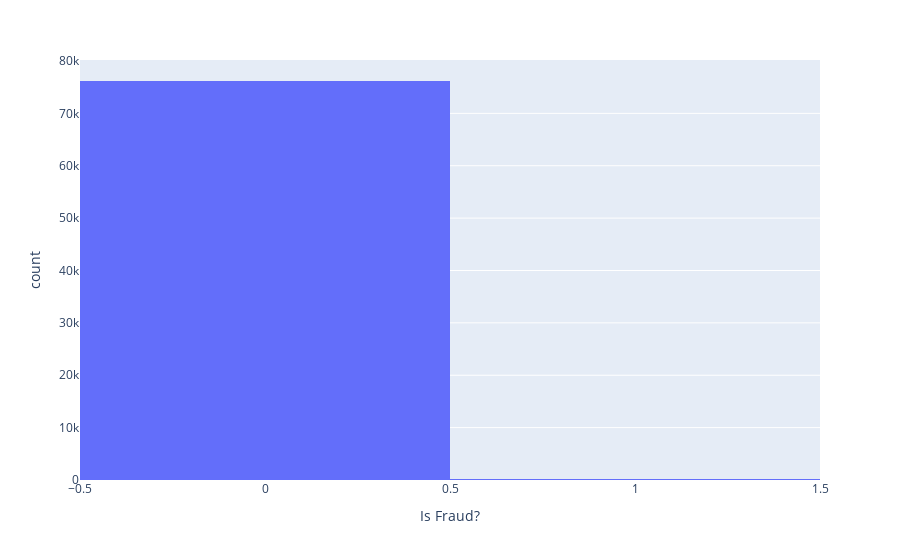
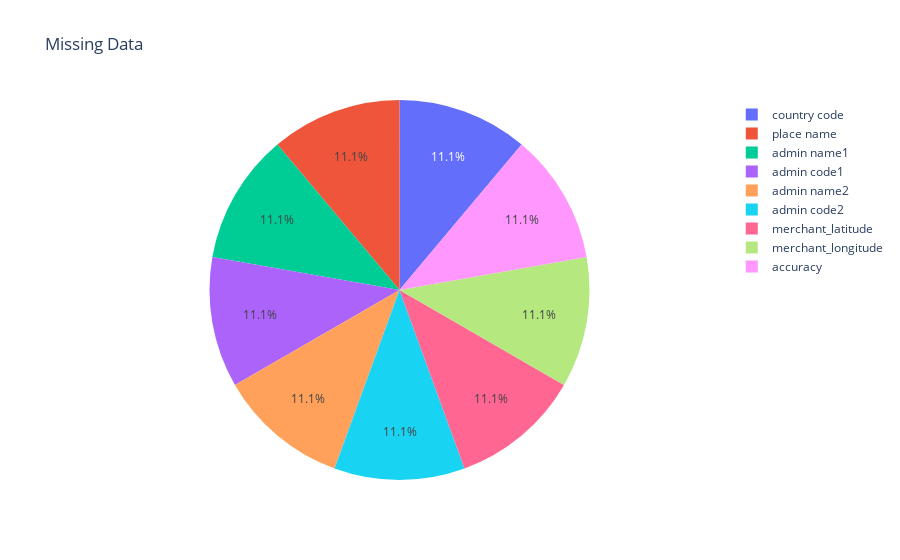
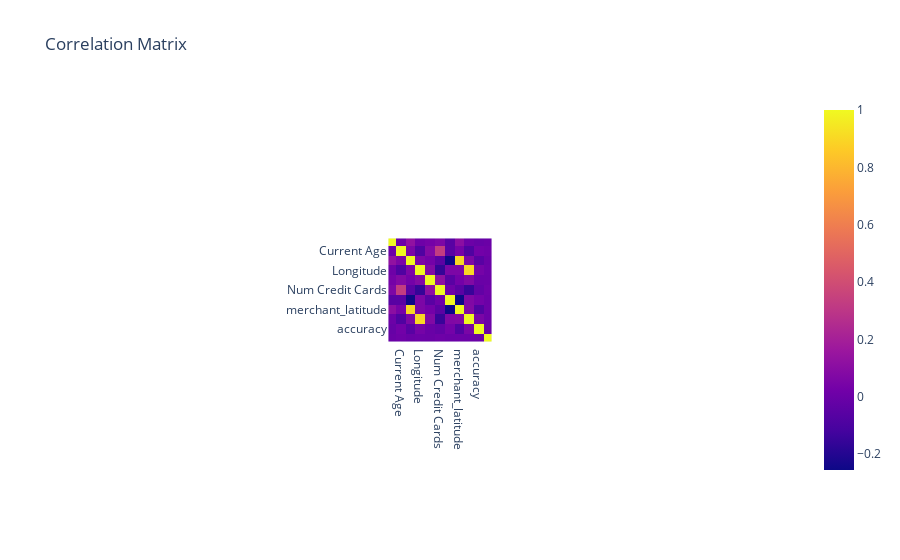
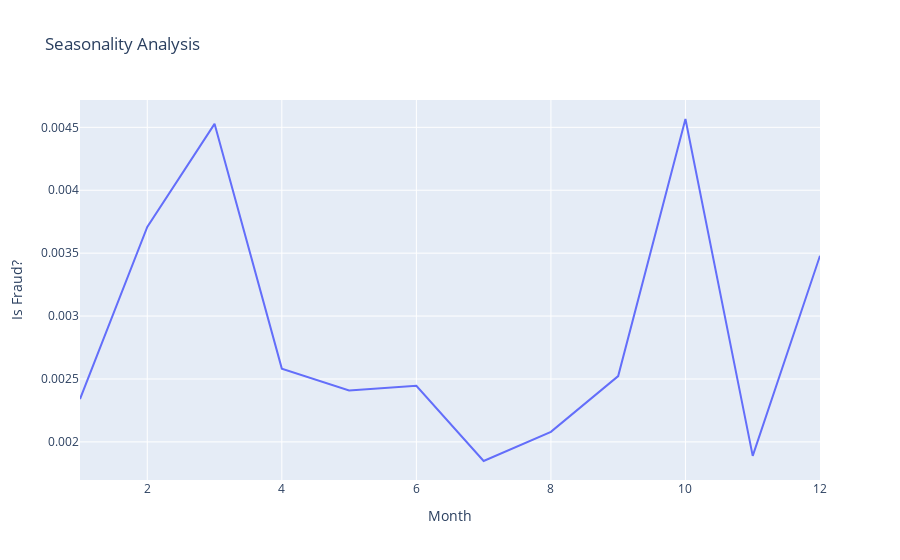

The code cell stored with these charts, in order, in its notebook:
### Code cell
import plotly.express as px
import plotly.figure_factory as ff
import seaborn as sns
from scipy import stats

# 1. Target Analysis
target_count = df['Is Fraud?'].value_counts()
print(f'Class 0: {target_count[0]}')
print(f'Class 1: {target_count[1]}')

# 2. Distribution Chart of Target
fig = px.histogram(df, x="Is Fraud?")
fig.show()

# 3. Normal Distribution (e.g., using 'Amount' column)
sns.distplot(df['Amount'], fit=stats.norm)
plt.show()

# 4. Outliers of Fraud Transactions by Month and Week using Quartile Method
fraud_transactions = df[df['Is Fraud?'] == 1]
monthly_outliers = fraud_transactions.groupby('Month')['Amount'].apply(lambda x: x.quantile(0.75) - x.quantile(0.25))
weekly_outliers = fraud_transactions.groupby('DayOfWeek')['Amount'].apply(lambda x: x.quantile(0.75) - x.quantile(0.25))
print('Monthly Outliers:', monthly_outliers)
print('Weekly Outliers:', weekly_outliers)

# 5. Missing Data Pie Chart
missing_data = df.isnull().sum()
missing_data = missing_data[missing_data > 0]
fig = px.pie(values=missing_data, names=missing_data.index, title='Missing Data')
fig.show()

# 6. Correlation Matrix
correlation_matrix = df.corr()
fig = px.imshow(correlation_matrix, title='Correlation Matrix')
fig.show()

# 7. Seasonality Analysis (e.g., using 'Amount' column by Month)
fig = px.line(df.groupby('Month')['Is Fraud?'].mean().reset_index(), x='Month', y='Is Fraud?', title='Seasonality Analysis')
fig.show()

### Figure 1 — Plotly figure (JSON) as saved in the notebook; plotly's stock layout.template omitted (floating-point values rounded to 4 significant figures; data arrays with more than 128 entries replaced by an {"elided": "..."} marker saying what was removed)
{"data": [{"alignmentgroup": "True", "bingroup": "x", "hovertemplate": "Is Fraud?=%{x}<br>count=%{y}<extra></extra>", "legendgroup": "", "marker": {"color": "#636efa", "pattern": {"shape": ""}}, "name": "", "offsetgroup": "", "orientation": "v", "showlegend": false, "type": "histogram", "x": {"elided": "76399 int values"}, "xaxis": "x", "yaxis": "y"}], "layout": {"autosize": true, "barmode": "relative", "legend": {"tracegroupgap": 0}, "margin": {"t": 60}, "xaxis": {"anchor": "y", "autorange": true, "domain": [0, 1], "range": [-0.5, 1.5], "title": {"text": "Is Fraud?"}, "type": "linear"}, "yaxis": {"anchor": "x", "autorange": true, "domain": [0, 1], "range": [0, 80190.0], "title": {"text": "count"}}}}

### Figure 2 — Plotly figure (JSON) as saved in the notebook; plotly's stock layout.template omitted (floating-point values rounded to 4 significant figures)
{"data": [{"domain": {"x": [0, 1], "y": [0, 1]}, "hovertemplate": "label=%{label}<br>value=%{value}<extra></extra>", "labels": ["country code", "place name", "admin name1", "admin code1", "admin name2", "admin code2", "merchant_latitude", "merchant_longitude", "accuracy"], "legendgroup": "", "name": "", "showlegend": true, "type": "pie", "values": [145, 145, 145, 145, 145, 145, 145, 145, 145]}], "layout": {"autosize": true, "legend": {"tracegroupgap": 0}, "title": {"text": "Missing Data"}}}

### Figure 3 — Plotly figure (JSON) as saved in the notebook; plotly's stock layout.template omitted (floating-point values rounded to 4 significant figures; data arrays with more than 128 entries replaced by an {"elided": "..."} marker saying what was removed)
{"data": [{"coloraxis": "coloraxis", "hovertemplate": "x: %{x}<br>y: %{y}<br>color: %{z}<extra></extra>", "name": "0", "type": "heatmap", "x": ["User", "Amount", "MCC", "Is Fraud?", "Cards Issued", "Credit Limit", "Current Age", "Latitude", "Longitude", "FICO Score", "Num Credit Cards", "admin code2", "merchant_latitude", "merchant_longitude", "accuracy", "Month", "DayOfWeek", "Day", "Hour", "CreditLimitUtilization", "DaysSinceAcctOpen"], "xaxis": "x", "y": ["User", "Amount", "MCC", "Is Fraud?", "Cards Issued", "Credit Limit", "Current Age", "Latitude", "Longitude", "FICO Score", "Num Credit Cards", "admin code2", "merchant_latitude", "merchant_longitude", "accuracy", "Month", "DayOfWeek", "Day", "Hour", "CreditLimitUtilization", "DaysSinceAcctOpen"], "yaxis": "y", "z": {"elided": "21x21 float values"}}], "layout": {"autosize": true, "coloraxis": {"colorscale": [[0, "#0d0887"], [0.1111, "#46039f"], [0.2222, "#7201a8"], [0.3333, "#9c179e"], [0.4444, "#bd3786"], [0.5556, "#d8576b"], [0.6667, "#ed7953"], [0.7778, "#fb9f3a"], [0.8889, "#fdca26"], [1, "#f0f921"]]}, "dragmode": "zoom", "title": {"text": "Correlation Matrix"}, "xaxis": {"anchor": "y", "autorange": false, "constrain": "domain", "domain": [0.4284, 0.5716], "range": [4.75, 15.25], "scaleanchor": "y", "type": "category"}, "yaxis": {"anchor": "x", "autorange": false, "constrain": "domain", "domain": [0, 1], "range": [15.25, 4.75], "type": "category"}}}

### Figure 4 — Plotly figure (JSON) as saved in the notebook; plotly's stock layout.template omitted (floating-point values rounded to 4 significant figures)
{"data": [{"hovertemplate": "Month=%{x}<br>Is Fraud?=%{y}<extra></extra>", "legendgroup": "", "line": {"color": "#636efa", "dash": "solid"}, "marker": {"symbol": "circle"}, "mode": "lines", "name": "", "orientation": "v", "showlegend": false, "type": "scatter", "x": [1, 2, 3, 4, 5, 6, 7, 8, 9, 10, 11, 12], "xaxis": "x", "y": [0.002341, 0.003708, 0.004528, 0.002582, 0.002409, 0.002445, 0.001848, 0.00208, 0.002523, 0.004566, 0.001889, 0.00348], "yaxis": "y"}], "layout": {"autosize": true, "legend": {"tracegroupgap": 0}, "title": {"text": "Seasonality Analysis"}, "xaxis": {"anchor": "y", "autorange": true, "domain": [0, 1], "range": [1, 12], "title": {"text": "Month"}, "type": "linear"}, "yaxis": {"anchor": "x", "autorange": true, "domain": [0, 1], "range": [0.001697, 0.004717], "title": {"text": "Is Fraud?"}, "type": "linear"}}}
